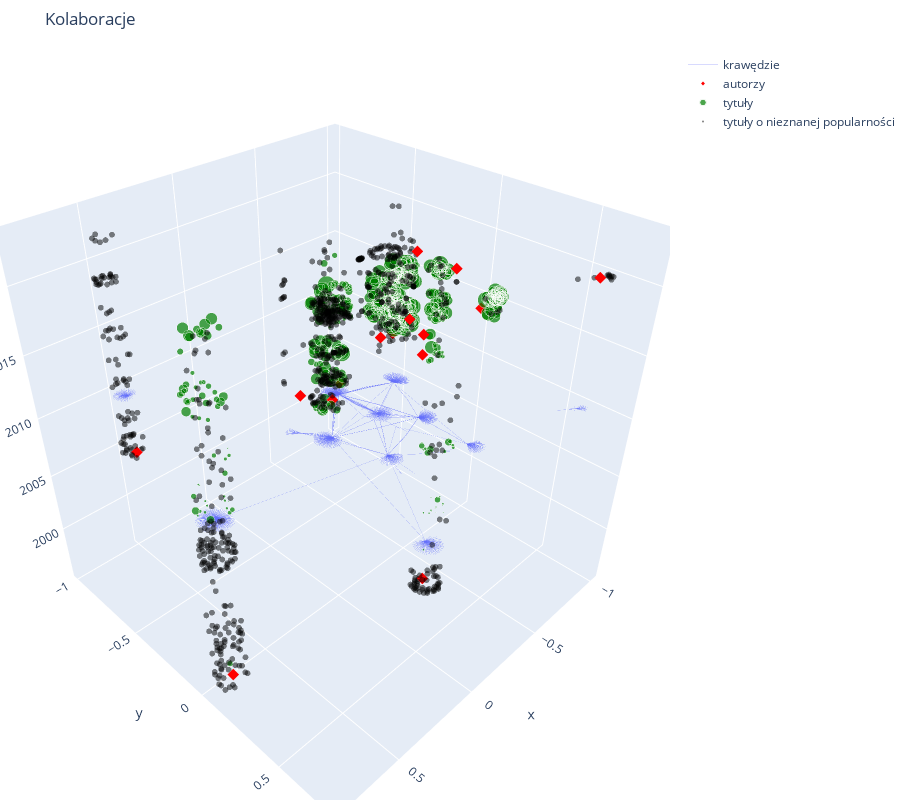

Write notebook code for a chart like this one.
### Code cell
import plotly.graph_objects as go

# TODO ogarnać żeby krawędzie były gdzie trzeba
UNKNOWN_DATE_LEVEL = 2010

fig = go.Figure().update_layout(
    title=f"Kolaboracje",
    autosize=False, height=800,
    margin=dict(l=0, r=50, b=0, t=50, pad=0),
    xaxis=dict(showgrid=False, zeroline=False, showticklabels=False),
    yaxis=dict(showgrid=False, zeroline=False, showticklabels=False)
)

fig.add_trace(go.Scatter3d(
    name='krawędzie',
    x=edges['x'], y=edges['y'],
    z=[UNKNOWN_DATE_LEVEL] * len(edges['x']),
    line=dict(width=0.5),
    hoverinfo='none',
    mode='lines',
    opacity=0.5
))

fig.add_trace(go.Scatter3d(
    name='autorzy',
    x=artists['x'], 
    y=artists['y'],
    z=artists['min_year'],
    hoverinfo='text', text=artists['name'],

    mode='markers', marker=dict(
        symbol='diamond',
        color='red',
        size=3
    )
))
 
fig.add_trace(go.Scatter3d(
    name='tytuły',
    x=tracks_pop['x'], 
    y=tracks_pop['y'],
    z=tracks_pop['year'] if 'year' in tracks_pop.columns else UNKNOWN_DATE_LEVEL,
    hoverinfo='text', text=tracks_pop['name'] + '<br>popularność: ' + tracks_pop['popularity'].astype(str),
    mode='markers', marker=dict(
        symbol='circle',
        color='green',
        size=tracks_pop['popularity']/5,
        line=None
    )
))

fig.add_trace(go.Scatter3d(
    name='tytuły o nieznanej popularności',
    x=tracks_not_pop['x'],
    y=tracks_not_pop['y'],
    z=tracks_not_pop['year'] if 'year' in tracks_not_pop.columns else UNKNOWN_DATE_LEVEL,
    hoverinfo='text', text=tracks_not_pop['name'],
    mode='markers', marker=dict(
        symbol='circle',
        color='black',
        size=2,
        opacity=0.5,
        line=None
    )
))

### Figure 1 — Plotly figure (JSON) as saved in the notebook; plotly's stock layout.template omitted (floating-point values rounded to 4 significant figures; data arrays with more than 128 entries replaced by an {"elided": "..."} marker saying what was removed)
{"data": [{"hoverinfo": "none", "line": {"width": 0.5}, "mode": "lines", "name": "krawędzie", "opacity": 0.5, "type": "scatter3d", "x": {"elided": "4696 float values"}, "y": {"elided": "4696 float values"}, "z": {"elided": "4696 int values"}}, {"hoverinfo": "text", "marker": {"color": "red", "size": 3, "symbol": "diamond"}, "mode": "markers", "name": "autorzy", "text": ["Jerzy Bralczyk", "Białas", "kets4eki", "Żabson", "Stigmata Diaboli", "Nosowska", "DJ Flip", "Popek", "GOMBAO 33", "White 2115", "Malik Montana", "Quebonafide", "Mata", "Kinny Zimmer", "Sobel", "Mord'A'Stigmata"], "type": "scatter3d", "x": [-0.03962, -0.2463, -0.2369, -0.368, -0.9457, 0.7354, 0.1, 0.2494, 0.001902, -0.2607, -0.5095, 0.02394, -0.05478, -0.2492, -0.3649, 0.4771], "y": [0.3955, -0.2321, 0.3786, 0.1454, 0.5994, 0.0455, -0.1342, 0.6856, 0.3581, -0.002737, -0.1273, -0.01758, 0.2334, 0.179, 0.419, -0.9097], "z": [2020, 2011, 2023, 2015, 2020, 1996, 2013, 2007, 2021, 2016, 2015, 2013, 2019, 2023, 2020, 2005]}, {"hoverinfo": "text", "marker": {"color": "green", "size": {"elided": "626 float values"}, "symbol": "circle"}, "mode": "markers", "name": "tytuły", "text": {"elided": "626 str values"}, "type": "scatter3d", "x": {"elided": "626 float values"}, "y": {"elided": "626 float values"}, "z": {"elided": "626 int values"}}, {"hoverinfo": "text", "marker": {"color": "black", "opacity": 0.5, "size": 2, "symbol": "circle"}, "mode": "markers", "name": "tytuły o nieznanej popularności", "text": {"elided": "858 str values"}, "type": "scatter3d", "x": {"elided": "858 float values"}, "y": {"elided": "858 float values"}, "z": {"elided": "858 int values"}}], "layout": {"autosize": false, "height": 800, "margin": {"b": 0, "l": 0, "pad": 0, "r": 50, "t": 50}, "title": {"text": "Kolaboracje"}, "xaxis": {"showgrid": false, "showticklabels": false, "zeroline": false}, "yaxis": {"showgrid": false, "showticklabels": false, "zeroline": false}}}
